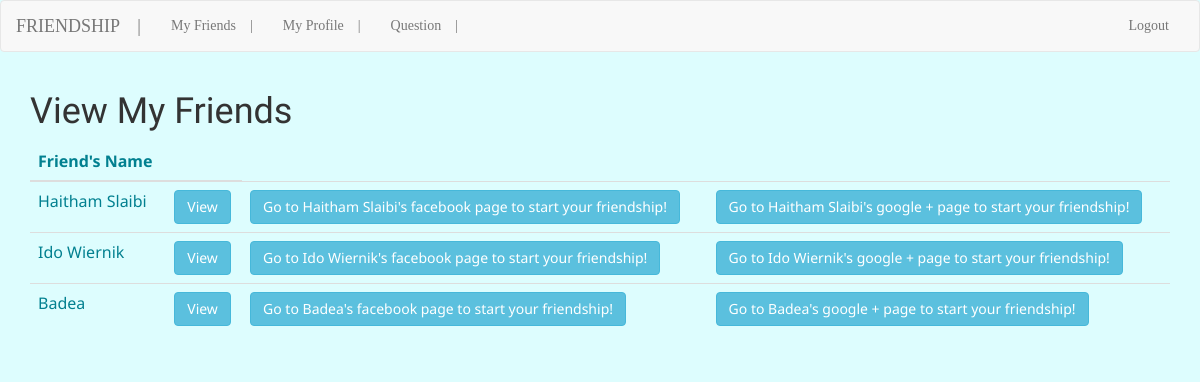
/friend_list (signed in), run on the app's committed database.
### database_setup.py (models this page shows)
class User(Base):
	__tablename__ = 'user'
	id = Column(Integer, primary_key = True)
	fullname = Column(String)
	email = Column(String)
	password = Column(String)
	about_myself = Column(String)
	my_friends = relationship("User",
							  secondary=friend_association,
							  primaryjoin=id==friend_association.c.user_id,
							  secondaryjoin=id==friend_association.c.friend_id,
							  lazy=True)

### web_app.py (the view)
@app.route('/friend_list')
def friend_list():
	if 'user_email' in flask_session:
		user = session.query(User).filter_by(email = flask_session['user_email']).first()
		print("we are here")
		friends=user.my_friends
		return render_template('friend_list.html',user=user)
	else:
		return redirect(url_for("log_in"))

### templates/friend_list.html (shortened to what this page needs)
<!DOCTYPE html>
<html lang="en">
<head>
	<link rel="stylesheet" href="http://maxcdn.bootstrapcdn.com/bootstrap/3.3.6/css/bootstrap.min.css">
  <link rel="stylesheet" type="text/css" href="{{ url_for('static',filename='styles.css') }}">
</head>
<body class="body">
<nav class="navbar navbar-default">
  <div class="container-fluid">
    <div class="navbar-header">
      <a class="navbar-brand" href="{{ url_for('suggest_friends') }}" class="btn btn-info" role="button">FRIENDSHIP &nbsp;&nbsp;&nbsp;|</a>
    </div>
    <div class="collapse navbar-collapse" id="bs-example-navbar-collapse-1">
      <ul class="nav navbar-nav">
        <li><a href="{{ url_for('friend_list')  }}" role="button">My Friends &nbsp;&nbsp;&nbsp;|</a></li>
        <li><a href ="{{ url_for('user_profile') }}" role="button">My Profile &nbsp;&nbsp;&nbsp;|</a></li>
        <li><a href="{{ url_for('view_questions') }}" role="button">Question &nbsp;&nbsp;&nbsp;|</a></li>
      </ul>
      <ul class="nav navbar-nav navbar-right">
        <li><a href="{{ url_for('logout') }}" role="button" type="sumbit">Logout</a></li>
      </ul>
    </div>
  </div>
</nav>
	<form action="{{url_for('friend_list',friends = friends) }}" method = "post">
	<div class="container">
  <h1 class="head">View My Friends</h1>
  <table class="table table-hover questions" >
		<thead>
			<th>Friend's Name</th>
			<th></th>
		</thead>
		{% for friend in user.my_friends %}
  		<tr>
      		<td>{{friend.fullname}}</td>
      		<td><a href ="{{ url_for('friend_profile' ,friend_id = friend.id) }}" class="btn btn-info" role="button">View</a></td>
		<td><a href = "http://facebook.com" class="btn btn-info" role="button">Go to {{friend.fullname}}'s facebook page to start your friendship!</a></td>
		<td><a href = "https://plus.google.com/" class="btn btn-info" role="button">Go to {{friend.fullname}}'s google + page to start your friendship!</a></td>
  		</tr>
		{% endfor %}
	</form>
</body>
</html>

### static/styles.css (style rules this page uses)
.body { background-color: #DDFDFE; font-family:garamond;*/ background-size: 100%; background-repeat: no-repeat; }
.questions { color:#028090; font-size: 16px; font-family: 'Noto Sans', sans-serif; }
.head { font-family: 'Gloria Hallelujah', cursive; }

### data on the page
User: fullname "Haitham Slaibi"
User: fullname "Ido Wiernik"
User: fullname "Badea"
